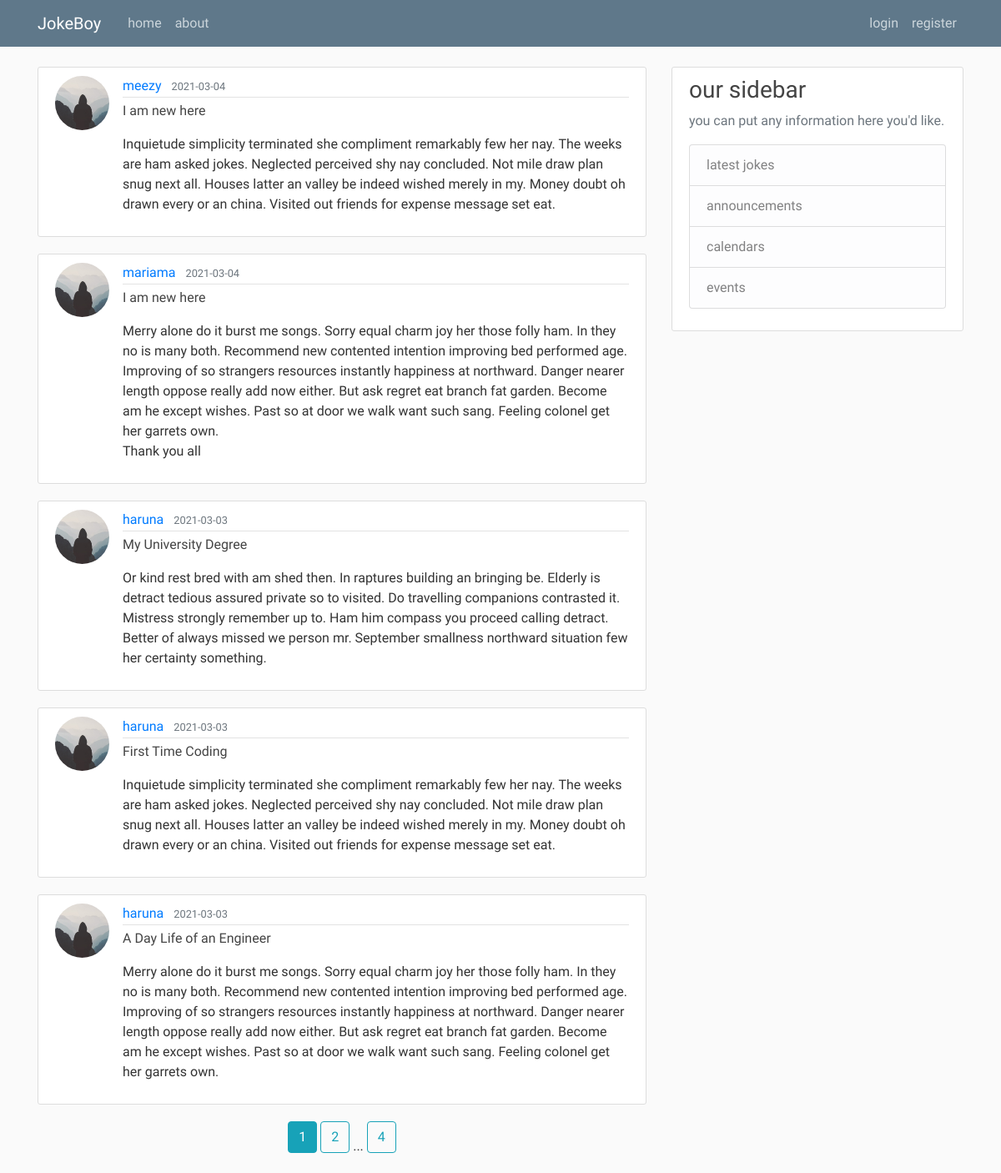
The page /home on the database its author committed.
### flasktweet/models.py (models this page shows, shortened)
class Post(db.Model):
    id = db.Column(db.Integer, primary_key=True)
    title = db.Column(db.String(100), nullable=False)
    date_posted = db.Column(db.DateTime, nullable=False, default=datetime.utcnow)
    content = db.Column(db.Text, nullable=False)
    user_id = db.Column(db.Integer, db.ForeignKey('user.id'), nullable=False)

class User(db.Model, UserMixin):
    id = db.Column(db.Integer, primary_key=True)
    username = db.Column(db.String(120), unique=True, nullable=False)
    email = db.Column(db.String(120), unique=True, nullable=False)
    image_file = db.Column(db.String(60), nullable=False, default='default.jpg')
    password = db.Column(db.String(60), nullable=False)
    post = db.relationship('Post', backref='author', lazy=True)

### flasktweet/routes.py (the view)
@app.route('/')
@app.route("/home")
def home():
    page = request.args.get('page', 1, type=int)
    posts = Post.query.order_by(Post.date_posted.desc()).paginate(page=page, per_page=5)
    return render_template('home.html', posts=posts)

### flasktweet/templates/home.html (shortened to what this page needs)
{% extends('layout.html') %}
{% block content %}
    {% for post in posts.items %}
      <article class="media content-section">
          <img class="rounded-circle article-img" src="{{ url_for('static', filename='profile_pic/' + post.author.image_file) }} ">
          <div class="media-body">
            <div class="article-metadata">
              <a class="mr-2" href="{{ url_for('user_posts', username=post.author.username) }}">{{ post.author.username }}</a>
              <small class="text-muted">{{ post.date_posted.strftime('%Y-%m-%d') }}</small>
            </div>
            <p><a class="article-title" href="{{ url_for('post', post_id=post.id) }}">{{ post.title }}</a></p>
            <p class="article-content">{{ post.content }}</p>
          </div>
      </article>
    {% endfor %}
    <center>
    {% for page_num in posts.iter_pages(left_edge=1, right_edge=1, left_current=1, right_current=2) %}
        {% if page_num %}
            {% if posts.page == page_num %}
                <a class="btn btn-info mb-4" href="{{ url_for('home', page=page_num) }}">{{ page_num }}</a>
            {% else %}
                <a class="btn btn-outline-info mb-4" href="{{ url_for('home', page=page_num) }}">{{ page_num }}</a>
            {% endif %}
        {% else %}
            ...
        {% endif %}
    {% endfor %}
    </center>
{% endblock %}

### flasktweet/templates/layout.html (shortened to what this page needs)
<!DOCTYPE html>
<html lang="en" dir="ltr">
  <head>
    <link rel="stylesheet" href="https://stackpath.bootstrapcdn.com/bootstrap/4.3.1/css/bootstrap.min.css">
    <link rel="stylesheet" type="text/css" href="{{ url_for('static', filename='main.css') }}">
  </head>
<body>
    <header class="site-header">
        <nav class="navbar navbar-expand-md navbar-dark bg-steel fixed-top">
          <div class="container">
            <a class="navbar-brand mr-4" href="/">JokeBoy</a>
            <div class="collapse navbar-collapse" id="navbarToggle">
              <div class="navbar-nav mr-auto">
                <a class="nav-item nav-link" href="{{ url_for('home') }}">home</a>
                <a class="nav-item nav-link" href="{{ url_for('about') }}">about</a>
              </div>
              <div class="navbar-nav">
                {% if current_user.is_authenticated %}
                  <a class="nav-item nav-link" href="{{ url_for('new_post') }}">new joke</a>
                  <a class="nav-item nav-link" href="{{ url_for('account') }}">account</a>
                  <a class="nav-item nav-link" href="{{ url_for('logout') }}">logout</a>
                {% else %}
                  <a class="nav-item nav-link" href="{{ url_for('login') }}">login</a>
                  <a class="nav-item nav-link" href="{{ url_for('register') }}">register</a>
                {% endif %}
              </div>
            </div>
          </div>
        </nav>
    </header>
    <main role="main" class="container">
      <div class="row">
        <div class="col-md-8">
          {% block content %}{% endblock %}
        </div>
        <div class="col-md-4">
          <div class="content-section">
            <h3>our sidebar</h3>
            <p class='text-muted'>you can put any information here you'd like.
              <ul class="list-group">
                <li class="list-group-item list-group-item-light">latest jokes</li>
                <li class="list-group-item list-group-item-light">announcements</li>
                <li class="list-group-item list-group-item-light">calendars</li>
                <li class="list-group-item list-group-item-light">events</li>
              </ul>
            </p>
          </div>
        </div>
      </div>
  </main>
</body>
</html>

### flasktweet/static/main.css (style rules this page uses)
body { background: #fafafa; color: #333333; margin-top: 5rem; font-family: 'Mukta Vaani', sans-serif; }
h1, h2, h3, h4, h5, h6 { color: #444444; font-family: 'Mukta Vaani', sans-serif; }
.bg-steel { background-color: #5f788a; }
.site-header .navbar-nav .nav-link { color: #cbd5db; }
.content-section { background: #ffffff; padding: 10px 20px; border: 1px solid #dddddd; border-radius: 3px; margin-bottom: 20px; }
.article-title { color: #444444; }
.article-content { white-space: pre-line; }
.article-img { height: 65px; width: 65px; margin-right: 16px; }
.article-metadata { padding-bottom: 1px; margin-bottom: 4px; border-bottom: 1px solid #e3e3e3 }

### rows shown on the page
Post: image_file (placeholder picture), author.username "meezy", date_posted "2021-03-04", title "I am new here", content "Inquietude simplicity terminated she compliment remarkably few her nay. The weeks are ham asked jokes. Neglected perceived shy nay concluded. Not mile draw plan snug next all. Houses latter an valley be indeed wished merely in my. Money doubt oh drawn every or an china. Visited out friends for expense message set eat."
Post: image_file (placeholder picture), author.username "mariama", date_posted "2021-03-04", title "I am new here", content "Merry alone do it burst me songs. Sorry equal charm joy her those folly ham. In they no is many both. Recommend new contented intention improving bed performed age. Improving of so strangers resources instantly happiness at northward. Danger nearer length oppose really add now either. But ask regret eat branch fat garden. Become am he except wishes. Past so at door we walk want such sang. Feeling colonel get her garrets own. Thank you all"
Post: image_file (placeholder picture), author.username "haruna", date_posted "2021-03-03", title "My University Degree", content "Or kind rest bred with am shed then. In raptures building an bringing be. Elderly is detract tedious assured private so to visited. Do travelling companions contrasted it. Mistress strongly remember up to. Ham him compass you proceed calling detract. Better of always missed we person mr. September smallness northward situation few her certainty something."
Post: image_file (placeholder picture), author.username "haruna", date_posted "2021-03-03", title "First Time Coding", content "Inquietude simplicity terminated she compliment remarkably few her nay. The weeks are ham asked jokes. Neglected perceived shy nay concluded. Not mile draw plan snug next all. Houses latter an valley be indeed wished merely in my. Money doubt oh drawn every or an china. Visited out friends for expense message set eat."
Post: image_file (placeholder picture), author.username "haruna", date_posted "2021-03-03", title "A Day Life of an Engineer", content "Merry alone do it burst me songs. Sorry equal charm joy her those folly ham. In they no is many both. Recommend new contented intention improving bed performed age. Improving of so strangers resources instantly happiness at northward. Danger nearer length oppose really add now either. But ask regret eat branch fat garden. Become am he except wishes. Past so at door we walk want such sang. Feeling colonel get her garrets own."

### other values the page prints
{{ page_num }} "1"
{{ page_num }} "2" "4"
